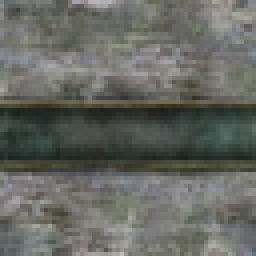
#> input picture mods/arena/levels/jrb/set2_example_2.rgba32.png, 64 x 64 px (shown 4 times larger)
$ python convert_skybox.py ../mods/arena/levels/jrb/set2_example_2.rgba32.png
#> lines starting #> are read from the running program, lines starting #| are printed output that depends on the picture
import sys
import os
from PIL import Image
from PIL.Image import Resampling

# Script created by Altiami
# Modified by Agent X.

out_dir = "skyboxes"

in_fn_id = sys.argv[1]
tile_count = 64
use_alt_tile_ratio = True
tile_len_ratio = 1 / 8 * 32 / 31 if use_alt_tile_ratio else 1 / 8

in_img = Image.open(f"{in_fn_id}")
#> in_img is the input picture: PIL image 64x64 RGBA; mean R, G, B, A 101.8, 103.8, 98.2, 255
if in_img.width > in_img.height:
    in_img = in_img.crop((
        (in_img.width - in_img.height) // 2,
        0,
        in_img.width - (in_img.width - in_img.height) // 2,
        in_img.height
    ))
elif in_img.width < in_img.height:
    in_img = in_img.crop((
        0,
        (in_img.height - in_img.width) // 2,
        in_img.width,
        in_img.height - (in_img.height - img_width) // 2
    ))
img_width = in_img.width
#> img_width = 64
img_height = in_img.height
#> img_height = 64
in_img = in_img.crop((0, 0, 2 * img_width, img_height + img_height * tile_len_ratio))
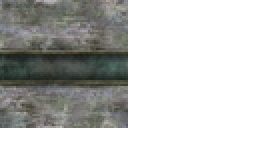
#> in_img: PIL image 128x72 RGBA (shown 2 times larger); mean R, G, B, A 45.2, 46.1, 43.7, 113.3; transparent parts drawn white
in_img.paste(in_img, (img_width, 0))
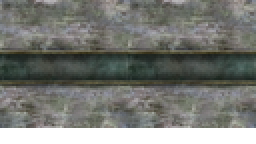
#> in_img: PIL image 128x72 RGBA (shown 2 times larger); mean R, G, B, A 90.5, 92.2, 87.3, 226.7; transparent parts drawn white
in_img.paste(
    in_img.crop((0, img_height - 1, in_img.width, img_height))
        .resize((in_img.width, in_img.height - img_height), Resampling.NEAREST),
    (0, img_height)
)
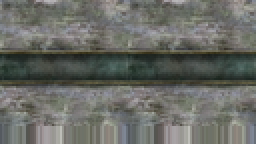
#> in_img: PIL image 128x72 RGBA (shown 2 times larger); mean R, G, B, A 104.5, 106.3, 100.9, 255

if not os.path.exists(out_dir):
    os.makedirs(out_dir)

for i in range(tile_count):
    x_t = i % 8
    y_t = i // 8
    separator = "\\" if os.name == "nt" else "/"
    in_img.crop((
            img_width * x_t // 8,
            img_height * y_t // 8,
            int(img_width * x_t // 8 + img_width * tile_len_ratio),
            int(img_height * y_t // 8 + img_height * tile_len_ratio)
        )).save(f"{out_dir}{separator}{os.path.basename(in_fn_id).split('.')[0]}.{f'{i:02}'}.rgba16.png", "PNG", optimize=True)

$ run again, on mods/arena/levels/jrb/diag_tile.rgba32.png
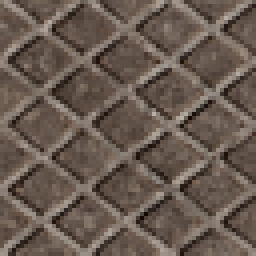
#> input picture mods/arena/levels/jrb/diag_tile.rgba32.png, 64 x 64 px (shown 4 times larger)
#> in_img is the input picture: PIL image 64x64 RGBA; mean R, G, B, A 104.6, 90.7, 81.2, 255
#> `in_img = in_img.crop((0, 0, 2 * img_width, img_height + img_height * t..`:
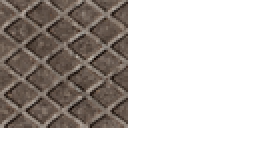
#> in_img: PIL image 128x72 RGBA (shown 2 times larger); mean R, G, B, A 46.5, 40.3, 36.1, 113.3; transparent parts drawn white
#> `in_img.paste( in_img.crop((0, img_height - 1, in_img.width, img_height..`:
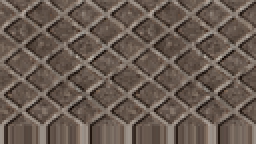
#> in_img: PIL image 128x72 RGBA (shown 2 times larger); mean R, G, B, A 105.2, 91.3, 81.8, 255
